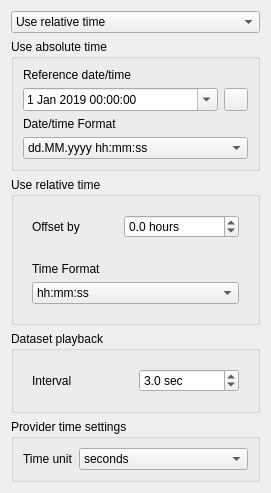
<?xml version="1.0" encoding="UTF-8"?>
<ui version="4.0">
 <class>QgsMeshTimeFormatDialog</class>
 <widget class="QDialog" name="QgsMeshTimeFormatDialog">
  <property name="geometry">
   <rect>
    <x>0</x>
    <y>0</y>
    <width>271</width>
    <height>460</height>
   </rect>
  </property>
  <property name="windowTitle">
   <string>Time Display Options</string>
  </property>
  <property name="toolTip">
   <string>Reload from layer</string>
  </property>
  <layout class="QVBoxLayout" name="verticalLayout_4">
   <item>
    <widget class="QComboBox" name="mUseTimeComboBox">
     <property name="currentIndex">
      <number>1</number>
     </property>
     <item>
      <property name="text">
       <string>Use absolute time</string>
      </property>
     </item>
     <item>
      <property name="text">
       <string>Use relative time</string>
      </property>
     </item>
    </widget>
   </item>
   <item>
    <widget class="QGroupBox" name="mAbsoluteTimeGroupBox">
     <property name="enabled">
      <bool>true</bool>
     </property>
     <property name="title">
      <string>Use absolute time </string>
     </property>
     <property name="flat">
      <bool>false</bool>
     </property>
     <property name="checkable">
      <bool>false</bool>
     </property>
     <property name="checked">
      <bool>false</bool>
     </property>
     <layout class="QVBoxLayout" name="verticalLayout_2">
      <item>
       <widget class="QLabel" name="refLabel">
        <property name="text">
         <string>Reference date/time</string>
        </property>
       </widget>
      </item>
      <item>
       <layout class="QHBoxLayout" name="horizontalLayout_3">
        <property name="topMargin">
         <number>0</number>
        </property>
        <item>
         <widget class="QDateTimeEdit" name="mReferenceDateTimeEdit">
          <property name="dateTime">
           <datetime>
            <hour>0</hour>
            <minute>0</minute>
            <second>0</second>
            <year>2019</year>
            <month>1</month>
            <day>1</day>
           </datetime>
          </property>
          <property name="calendarPopup">
           <bool>true</bool>
          </property>
         </widget>
        </item>
        <item>
         <widget class="QPushButton" name="mReloadReferenceTimeButton">
          <property name="maximumSize">
           <size>
            <width>24</width>
            <height>24</height>
           </size>
          </property>
          <property name="focusPolicy">
           <enum>Qt::NoFocus</enum>
          </property>
          <property name="text">
           <string/>
          </property>
          <property name="icon">
           <iconset resource="../../../images/images.qrc">
            <normaloff>:/images/themes/default/mActionRefresh.svg</normaloff>:/images/themes/default/mActionRefresh.svg</iconset>
          </property>
         </widget>
        </item>
       </layout>
      </item>
      <item>
       <widget class="QLabel" name="label">
        <property name="text">
         <string>Date/time Format</string>
        </property>
       </widget>
      </item>
      <item>
       <widget class="QComboBox" name="mAbsoluteTimeFormatComboBox">
        <property name="editable">
         <bool>false</bool>
        </property>
        <item>
         <property name="text">
          <string>dd.MM.yyyy hh:mm:ss</string>
         </property>
        </item>
        <item>
         <property name="text">
          <string>dd.MM.yyyy hh:mm</string>
         </property>
        </item>
        <item>
         <property name="text">
          <string>dd.MM.yyyy hh</string>
         </property>
        </item>
        <item>
         <property name="text">
          <string>dd.MM.yyyy</string>
         </property>
        </item>
        <item>
         <property name="text">
          <string>dd/MM/yyyy hh:mm:ss</string>
         </property>
        </item>
        <item>
         <property name="text">
          <string>dd/MM/yyyy hh:mm</string>
         </property>
        </item>
        <item>
         <property name="text">
          <string>dd/MM/yyyy hh</string>
         </property>
        </item>
        <item>
         <property name="text">
          <string>dd/MM/yyyy</string>
         </property>
        </item>
        <item>
         <property name="text">
          <string>MM/dd/yyyy hh:mm:ss</string>
         </property>
        </item>
        <item>
         <property name="text">
          <string>MM/dd/yyyy hh:mm</string>
         </property>
        </item>
        <item>
         <property name="text">
          <string>MM/dd/yyyy hh</string>
         </property>
        </item>
        <item>
         <property name="text">
          <string>MM/dd/yyyy</string>
         </property>
        </item>
       </widget>
      </item>
     </layout>
    </widget>
   </item>
   <item>
    <widget class="QGroupBox" name="mRelativeTimeGroupBox">
     <property name="title">
      <string>Use relative time</string>
     </property>
     <layout class="QVBoxLayout" name="verticalLayout_3">
      <item>
       <widget class="QWidget" name="widget" native="true">
        <layout class="QHBoxLayout" name="horizontalLayout">
         <item>
          <widget class="QLabel" name="label_2">
           <property name="text">
            <string>Offset by</string>
           </property>
          </widget>
         </item>
         <item>
          <widget class="QDoubleSpinBox" name="mOffsetHoursSpinBox">
           <property name="suffix">
            <string> hours</string>
           </property>
           <property name="decimals">
            <number>1</number>
           </property>
           <property name="minimum">
            <double>-100000.000000000000000</double>
           </property>
           <property name="maximum">
            <double>100000.000000000000000</double>
           </property>
          </widget>
         </item>
        </layout>
       </widget>
      </item>
      <item>
       <widget class="QWidget" name="widget_2" native="true">
        <layout class="QVBoxLayout" name="verticalLayout">
         <item>
          <widget class="QLabel" name="label_4">
           <property name="text">
            <string>Time Format</string>
           </property>
          </widget>
         </item>
         <item>
          <widget class="QComboBox" name="mRelativeTimeFormatComboBox">
           <property name="editable">
            <bool>false</bool>
           </property>
           <item>
            <property name="text">
             <string>hh:mm:ss</string>
            </property>
           </item>
           <item>
            <property name="text">
             <string>hh:mm:ss.zzz</string>
            </property>
           </item>
           <item>
            <property name="text">
             <string>hh</string>
            </property>
           </item>
           <item>
            <property name="text">
             <string>d hh:mm:ss</string>
            </property>
           </item>
           <item>
            <property name="text">
             <string>d hh</string>
            </property>
           </item>
           <item>
            <property name="text">
             <string>d</string>
            </property>
           </item>
           <item>
            <property name="text">
             <string>ss</string>
            </property>
           </item>
          </widget>
         </item>
        </layout>
       </widget>
      </item>
     </layout>
    </widget>
   </item>
   <item>
    <widget class="QGroupBox" name="mDatasetPlaybackGroupBox">
     <property name="title">
      <string>Dataset playback</string>
     </property>
     <layout class="QVBoxLayout" name="verticalLayout_5">
      <item>
       <widget class="QWidget" name="widget_3" native="true">
        <layout class="QHBoxLayout" name="horizontalLayout_2">
         <item>
          <widget class="QLabel" name="label_3">
           <property name="text">
            <string>Interval</string>
           </property>
          </widget>
         </item>
         <item>
          <widget class="QDoubleSpinBox" name="mPlaybackIntervalSpinBox">
           <property name="suffix">
            <string> sec</string>
           </property>
           <property name="decimals">
            <number>1</number>
           </property>
           <property name="minimum">
            <double>1.000000000000000</double>
           </property>
           <property name="maximum">
            <double>10.000000000000000</double>
           </property>
           <property name="value">
            <double>3.000000000000000</double>
           </property>
          </widget>
         </item>
        </layout>
       </widget>
      </item>
     </layout>
    </widget>
   </item>
   <item>
    <widget class="QGroupBox" name="groupBox">
     <property name="title">
      <string>Provider time settings</string>
     </property>
     <layout class="QFormLayout" name="formLayout">
      <item row="0" column="1">
       <widget class="QComboBox" name="mProviderTimeUnitComboBox">
        <item>
         <property name="text">
          <string>seconds</string>
         </property>
        </item>
        <item>
         <property name="text">
          <string>minutes</string>
         </property>
        </item>
        <item>
         <property name="text">
          <string>hours</string>
         </property>
        </item>
        <item>
         <property name="text">
          <string>days</string>
         </property>
        </item>
       </widget>
      </item>
      <item row="0" column="0">
       <widget class="QLabel" name="label_5">
        <property name="text">
         <string>Time unit</string>
        </property>
       </widget>
      </item>
     </layout>
    </widget>
   </item>
  </layout>
 </widget>
 <resources>
  <include location="../../../images/images.qrc"/>
 </resources>
 <connections/>
 <slots>
  <slot>shaftLengthMethodChanged()</slot>
  <slot>apply()</slot>
 </slots>
</ui>
